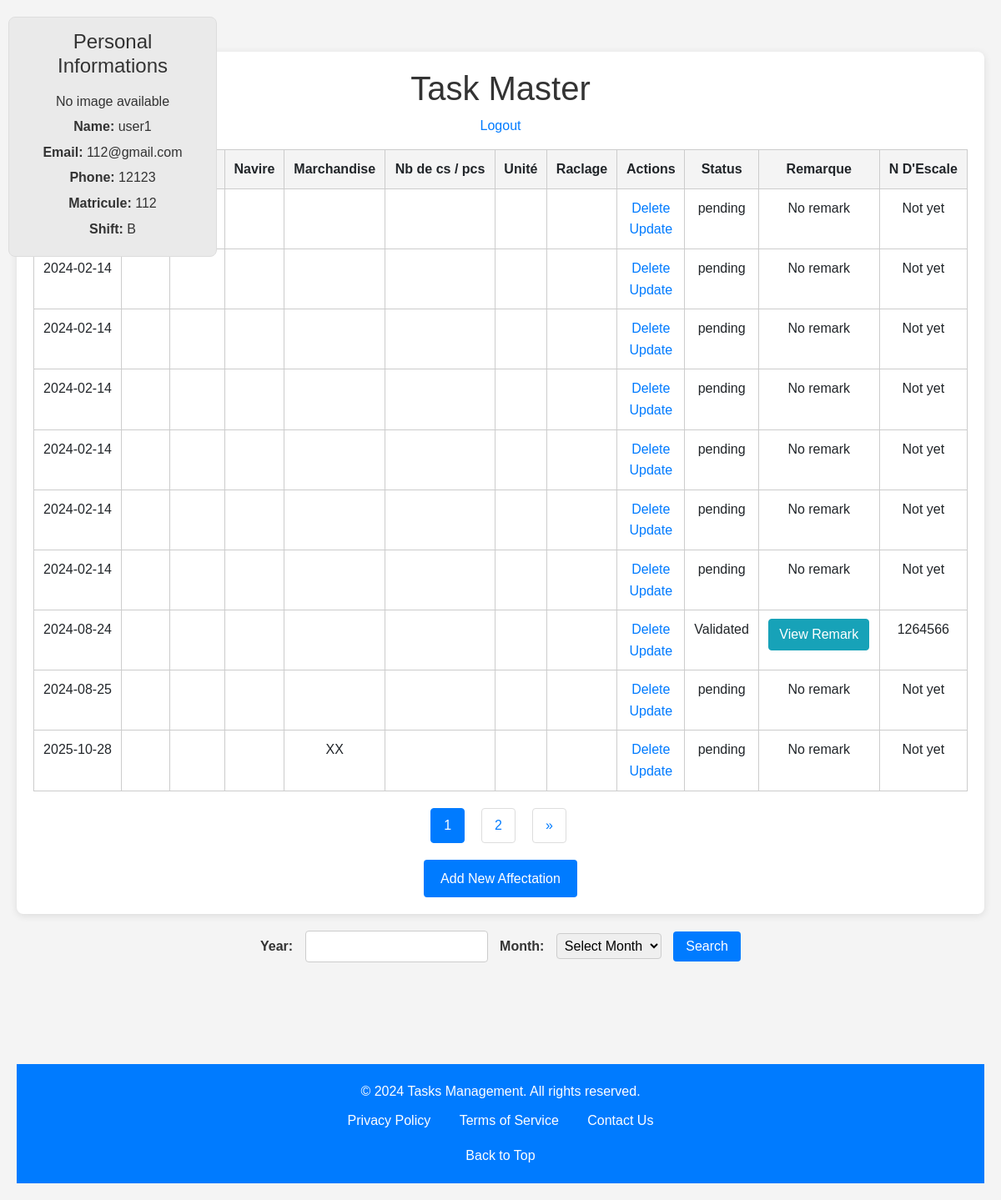
The page /index (signed in) on the database its author committed.
### app/models.py (models this page shows, shortened)
class User(db.Model, UserMixin):
    id = db.Column(db.Integer, primary_key=True)
    username = db.Column(db.String(150), unique=True, nullable=False)
    email = db.Column(db.String(150), unique=True, nullable=False)
    matricule = db.Column(db.String(15), unique=True, nullable=False)
    fonction = db.Column(db.String(150), nullable=False)
    prenom = db.Column(db.String(150), nullable=False)
    shift = db.Column(db.String(150), nullable=False)
    phone = db.Column(db.String(15), unique=True, nullable=False)
    profile_image = db.Column(db.String(150), nullable=True)
    password = db.Column(db.String(200), nullable=False)
    is_admin = db.Column(db.Boolean, default=False)
    is_super_admin = db.Column(db.Boolean, default=False)  # New field
    last_update = db.Column(db.DateTime, default=datetime.utcnow)
    is_approved = db.Column(db.Boolean, default=False)
    tasks = db.relationship('Todo', backref='user',
                            lazy=True, cascade="all, delete-orphan")
    is_pending = db.Column(db.Boolean, default=True)

class Todo(db.Model):
    id = db.Column(db.Integer, primary_key=True)
    content = db.Column(db.String(200), nullable=True)
    shift = db.Column(db.String(50))
    poste = db.Column(db.String(50))
    navire = db.Column(db.String(50))
    marchandise = db.Column(db.String(50))
    nb_cs_pcs = db.Column(db.String(50))
    unite = db.Column(db.String(50))
    raclage = db.Column(db.String(50))
    date_created = db.Column(db.DateTime, default=datetime.utcnow)
    user_id = db.Column(db.Integer, db.ForeignKey('user.id'), nullable=False)
    is_validated = db.Column(db.Boolean, default=False)
    validated_by = db.Column(db.String(150), nullable=True)
    status = db.Column(db.String(50), default='pending')
    remark = db.Column(db.String(255), nullable=True)
    Escale = db.Column(db.String(15), nullable=True)  # Make nullable

### app/routes/main.py (the view)
@bp.route('/index', methods=['GET', 'POST'])
@login_required
def index():
    if request.method == 'POST':
        task_date = request.form.get('date')
        task_shift = request.form.get('shift')
        task_poste = request.form.get('poste')
        task_navire = request.form.get('navire')
        task_marchandise = request.form.get('marchandise')
        task_nb_cs_pcs = request.form.get('nb_cs_pcs')
        task_unite = request.form.get('unite')
        task_raclage = request.form.get('raclage')
        if not task_date or not task_shift or not task_poste or not task_navire or not task_marchandise or not task_nb_cs_pcs or not task_unite or not task_raclage:
            return 'All fields are required.'
        new_task = Todo(
            content=task_date,  # Example, modify as needed
            shift=task_shift,
            poste=task_poste,
            navire=task_navire,
            marchandise=task_marchandise,
            nb_cs_pcs=task_nb_cs_pcs,
            unite=task_unite,
            raclage=task_raclage,
            user_id=current_user.id
        )
        try:
            db.session.add(new_task)
            db.session.commit()
            return redirect(url_for('main.index'))
        except Exception as e:
            return f'There was an issue adding your task: {e}'
    else:
        page = request.args.get('page', 1, type=int)
        year = request.args.get('year')
        month = request.args.get('month')
        query = Todo.query.filter_by(user_id=current_user.id)
        if year and month:
            query = query.filter(
                db.extract('year', Todo.date_created) == year,
                db.extract('month', Todo.date_created) == month
            )
        tasks = query.order_by(Todo.date_created).paginate(
            page=page, per_page=10)  # Adjust per_page as needed
        return render_template('index.html', tasks=tasks, user=current_user)

### app/__init__.py (called while the page is built)
def create_app():
    app = Flask(__name__, instance_relative_config=True)
    app.config.from_object(Config)
    db.init_app(app)
    migrate = Migrate(app, db)
    login_manager.init_app(app)
    from .routes.auth import bp as auth_bp
    from .routes.admin import bp as admin_bp
    from .routes.main import bp as main_bp
    from .routes.tasks import bp as tasks_bp
    from .routes.user import bp as user_bp
    app.register_blueprint(auth_bp)
    app.register_blueprint(admin_bp)
    app.register_blueprint(main_bp)
    app.register_blueprint(tasks_bp)
    app.register_blueprint(user_bp)
    from .models import User
    @login_manager.user_loader
    def load_user(user_id):
        return User.query.get(int(user_id))
    with app.app_context():
        """

        db.drop_all()
        db.create_all()
        """
        create_default_admin()
    return app

### app/templates/index.html (shortened to what this page needs)
{% extends 'base.html' %}
{% block head %}
<link href="https://stackpath.bootstrapcdn.com/bootstrap/4.5.2/css/bootstrap.min.css" rel="stylesheet">
<link rel="stylesheet" href="{{ url_for('static', filename='css/index.css') }}">
{% endblock %}
{% block body %}
<div class="content">
    <div class="user-info">
        <h2>Personal Informations</h2>
        {% if user.profile_image %}
        <img src="{{ url_for('static', filename='uploads/' ~ user.profile_image) }}" alt="User Image">
        {% else %}
        <p>No image available</p>
        {% endif %}
        <p><strong>Name:</strong> {{ user.username }}</p>
        <p><strong>Email:</strong> {{ user.email }}</p>
        <p><strong>Phone:</strong> {{ user.phone }}</p>
        <p><strong>Matricule:</strong> {{ user.matricule }}</p>
        <p><strong>Shift:</strong> {{ user.shift }}</p>
    </div>
    <h1 style="text-align: center">Task Master</h1>
    {% if current_user.is_authenticated %}
    <p style="text-align: center">
        <a href="{{ url_for('auth.logout') }}">Logout</a>
    </p>
    {% endif %}
    {% if tasks.total < 1 %} <h4 style="text-align: center">There are no tasks. Create one below!</h4>
        {% else %}
        <table class="table">
            <tr>
                <th>Date</th>
                <th>Shift</th>
                <th>Poste</th>
                <th>Navire</th>
                <th>Marchandise</th>
                <th>Nb de cs / pcs</th>
                <th>Unité</th>
                <th>Raclage</th>
                <th>Actions</th>
                <th>Status</th>
                <th>Remarque</th>
                <th>N D'Escale</th>
            </tr>
            {% for task in tasks.items %}
            <tr>
                <td>{{ task.date_created.date() }}</td>
                <td>{{ task.shift }}</td>
                <td>{{ task.poste }}</td>
                <td>{{ task.navire }}</td>
                <td>{{ task.marchandise }}</td>
                <td>{{ task.nb_cs_pcs }}</td>
                <td>{{ task.unite }}</td>
                <td>{{ task.raclage }}</td>
                <td>
                    <a href="/delete/{{ task.id }}">Delete</a>
                    <br>
                    <a href="/update/{{ task.id }}">Update</a>
                </td>
                <td>{{ task.status or 'Ongoing' }}</td>
                <td>
                    {% if task.remark %}
                    <button type="button" class="btn btn-info" data-toggle="modal" data-target="#viewRemarkModal"
                        data-remark="{{ task.remark }}" data-admin="{{ task.validated_by }}">View Remark</button>
                    {% else %}
                    No remark
                    {% endif %}
                </td>
                <td>{{ task.Escale if task.Escale else 'Not yet' }}</td>
            </tr>
            {% endfor %}
        </table>
        <nav aria-label="Task Pagination">
            <ul class="pagination">
                {% for page_num in tasks.iter_pages() %}
                <li class="page-item {% if page_num == tasks.page %}active{% endif %}">
                    <a class="page-link" href="{{ url_for('main.index', page=page_num) }}">{{ page_num }}</a>
                </li>
                {% endfor %}
                {% if tasks.has_next %}
                <li class="page-item">
                    <a class="page-link" href="{{ url_for('main.index', page=tasks.next_num) }}" aria-label="Next">
                        <span aria-hidden="true">&raquo;</span>
                    </a>
                </li>
                {% endif %}
            </ul>
        </nav>
        {% endif %}
        <div class="form">
            <a href="{{ url_for('tasks.add_affectation') }}" class="button">Add New Affectation</a>
        </div>
</div>
<div class="search-form">
    <form method="GET" action="{{ url_for('main.index') }}">
        <label for="year">Year:</label>
        <input type="number" id="year" name="year" required>
        <label for="month">Month:</label>
        <select id="month" name="month" required>
            <option value="">Select Month</option>
        </select>
        <button type="submit">Search</button>
    </form>
</div>
{% endblock %}

### app/static/css/main.css (style rules this page uses)
body, html { margin: 0; font-family: sans-serif; }
.content { margin: 0 auto; width: 100%; max-width: 1200px; }
table { border-collapse: collapse; margin: 0 auto; width: 100%; }
td, th { border: 1px solid #aaa; text-align: center; padding: 5px; }
th { height: 30px; }
.form { margin-top: 20px; text-align: center; }
.user-info { position: absolute; top: 10px; left: 10px; background-color: #f9f9f9; border: 1px solid #ddd; padding: 10px; border-radius: 5px; }
.pagination { margin: 20px 0; text-align: center; }
.pagination a { padding: 8px 16px; border: 1px solid #007bff; color: #007bff; text-decoration: none; margin: 0 5px; }

### app/static/css/index.css (style rules this page uses)
* { margin: 0; padding: 0; box-sizing: border-box; }
body { font-family: Arial, sans-serif; line-height: 1.6; background-color: #f4f4f4; color: #333; padding: 20px; }
.content { max-width: 1200px; margin: 0 auto; padding: 20px; background: #fff; border-radius: 8px; box-shadow: 0 2px 10px rgba(0, 0, 0, 0.1); }
.user-info { background-color: #eaeaea; padding: 15px; border-radius: 8px; margin-bottom: 20px; position: fixed; top: 20px; right: 20px; width: 250px; text-align: center; z-index: 100; }
.user-info h2 { margin-bottom: 15px; font-size: 24px; }
.user-info p { margin: 5px 0; text-align: center; }
.table { width: 100%; border-collapse: collapse; margin-bottom: 20px; }
.table th, .table td { padding: 10px; border: 1px solid #ccc; text-align: center; }
.table th { background-color: #f4f4f4; }
.table td { background-color: #fff; }
.table a { text-decoration: none; color: #007bff; }
.form { text-align: center; margin-top: 20px; }
.form .button { background-color: #007bff; color: white; padding: 10px 20px; border: none; border-radius: 4px; cursor: pointer; text-decoration: none; display: inline-block; }
.pagination { display: flex; justify-content: center; margin: 20px 0; }
.pagination .page-item { margin: 0 5px; }
.pagination .page-link { color: #007bff; padding: 10px 15px; border: 1px solid #ddd; border-radius: 4px; text-decoration: none; }
.search-form { margin: 20px 0; text-align: center; }
.search-form label { margin-right: 10px; font-weight: bold; }
.search-form input, .search-form select { padding: 5px; margin-right: 10px; border: 1px solid #ccc; border-radius: 4px; }
.search-form button { padding: 5px 15px; background-color: #007bff; color: white; border: none; border-radius: 4px; cursor: pointer; }

### rows shown on the page
User: username "user1", email "112@gmail.com", phone "12123", matricule "112", shift "B"
Todo: status "pending", shows "No remark", Escale "Not yet"
Todo: date_created "2024-02-14", status "pending", shows "No remark", Escale "Not yet"
Todo: date_created "2024-02-14", status "pending", shows "No remark", Escale "Not yet"
Todo: date_created "2024-02-14", status "pending", shows "No remark", Escale "Not yet"
Todo: date_created "2024-02-14", status "pending", shows "No remark", Escale "Not yet"
Todo: date_created "2024-02-14", status "pending", shows "No remark", Escale "Not yet"
Todo: date_created "2024-02-14", status "pending", shows "No remark", Escale "Not yet"
Todo: date_created "2024-08-24", status "Validated", Escale "1264566"
Todo: date_created "2024-08-25", status "pending", shows "No remark", Escale "Not yet"
Todo: date_created "2025-10-28", marchandise "XX", status "pending", shows "No remark", Escale "Not yet"

### other values the page prints
{{ page_num }} "1" "2"
